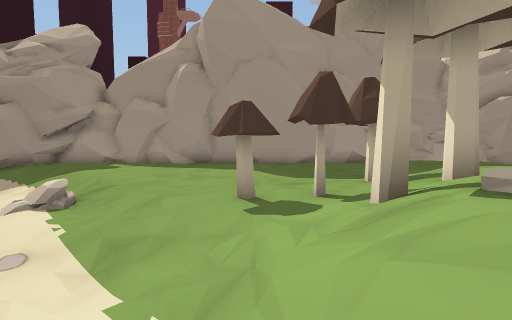
View 1 (above)

16 first-person views from a walk through a scene from a Unity 3-D project. The camera is 1.2 m above the floor, tilts 4° down and sees 85° across. The floor is counted in squares, 1 m on a side. Each view is taken from the middle of a square. On the plan, view 1 faces up. The plan holds only what a view shows up to about 13 squares ahead; the rest is blank. The place goes on beyond the plan. The player is left out. Some animated figures are left out. Some surface patterns are stand-ins.

View 2
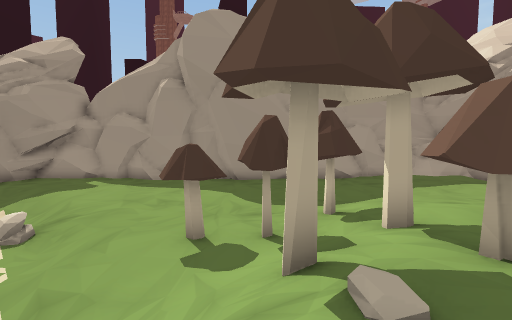

View 3
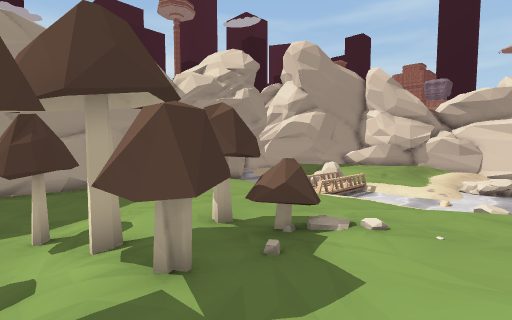

View 4
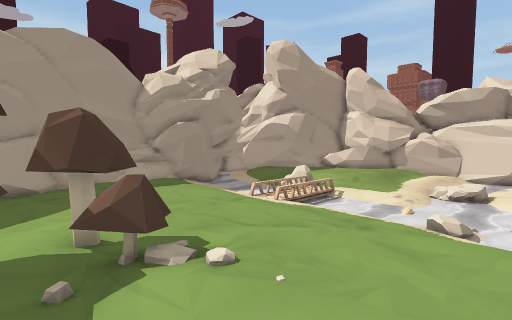

View 5
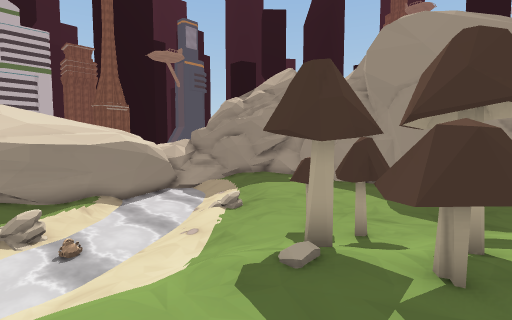

View 6
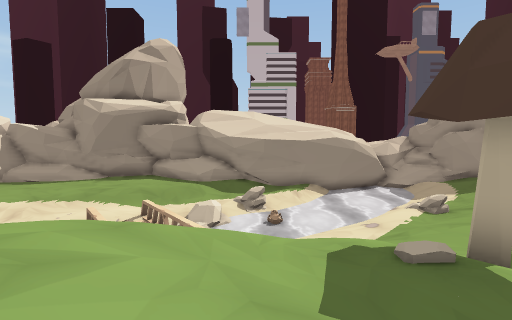

View 7
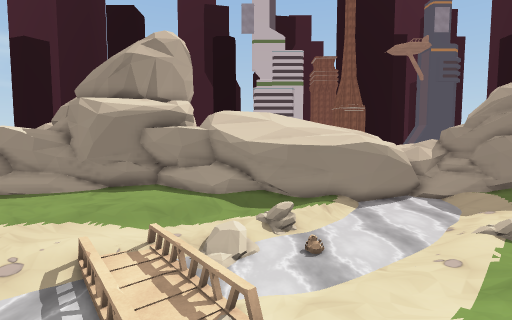

View 8
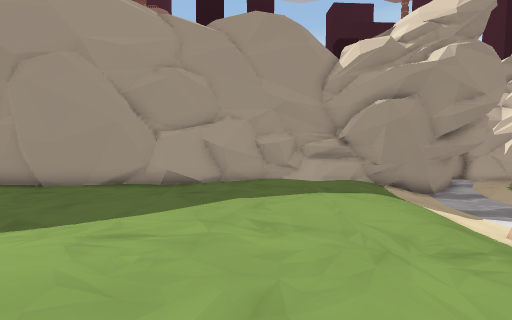

View 9
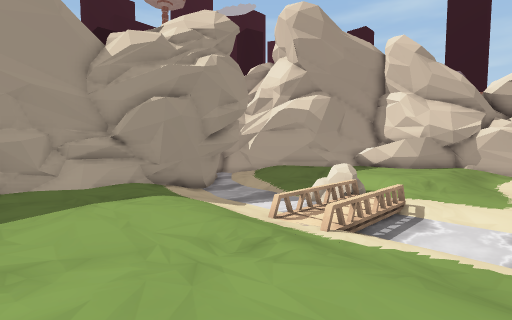

View 10
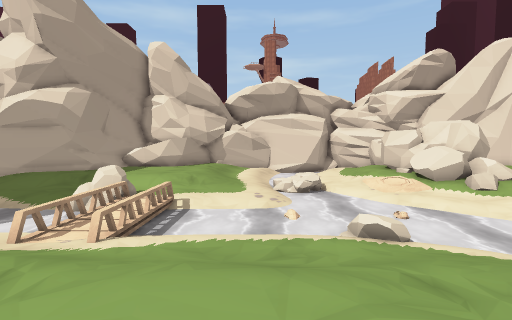

View 11
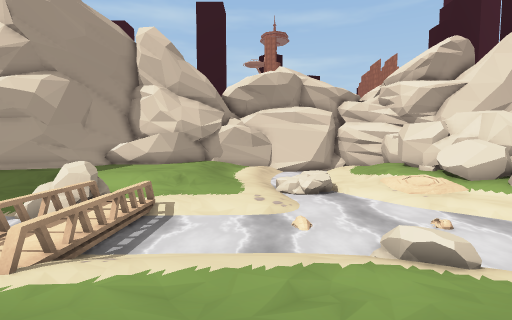

View 12
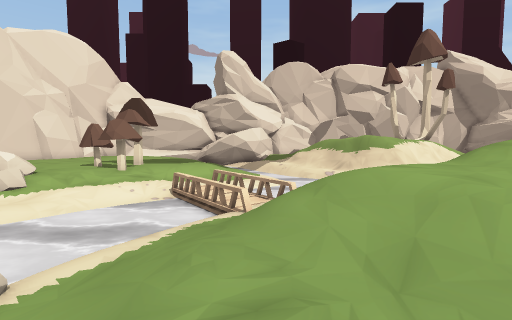

View 13
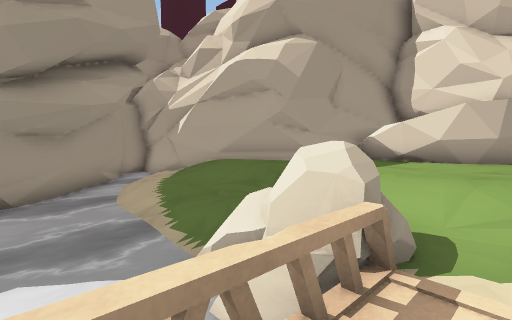

View 14
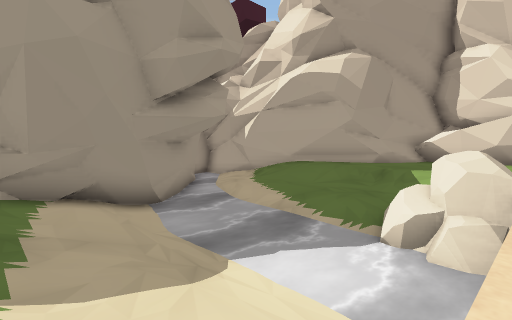

View 15
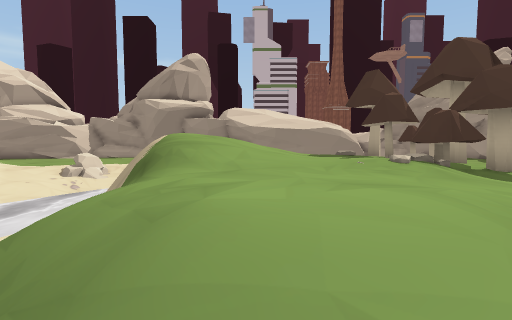

View 16
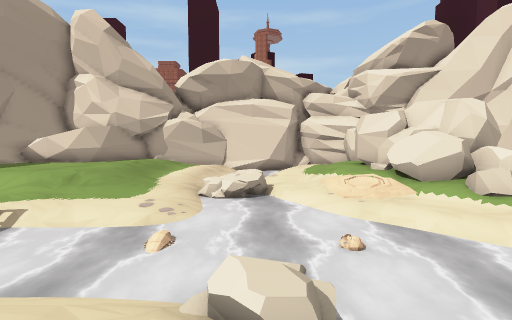

### Floor plan
Key: @ floor where view 1 was taken; # wall or solid block; x gap in a wall; . main floor; : floor 0.25 m higher than the main floor; - floor 0.25 m lower than the main floor; + floor 0.5 m higher than the main floor; _ floor 0.5 m lower than the main floor; * floor 0.75 m higher than the main floor; < floor 0.75 m lower than the main floor; % floor 1 m higher than the main floor; & floor 1.25 m higher than the main floor; $ floor 1.5 m higher than the main floor; / step, stairs or slope; = window, fence, low wall or low ledge; ≈ slime the walk keeps out of; ^ raised ledge; v drop or lower ground; T thing the floor can be seen under or through; O other object.
Columns run from 10 left of view 1 to 25 right of it. Each row starts with its distance up from view 1.
 21                                ≈
 20                              ##≈#
 19                             ##≈/#
 18                             #≈/_#
 17                    ####   ###≈__##
 16                  ####=#####≈≈/_/##
 15                ####.////-_≈≈≈__/.#
 14         #########......-_<≈≈≈__/.###
 13 #.....  ...............-_<≈≈≈_-/..#=
 12 #......................-_<≈≈≈_-....=
 11 -......................-_<≈≈O__/...#
 10 --/....................-_<≈≈OO /...#
  9 //--/...........::.....-=##===_/....
  8 ≈≈/--/........::::::...-______-.....
  7 ≈≈≈/--/..... T:++::::..-=#≈==__/....
  6 ≈≈≈≈////.. TTT++++::::.--<≈≈≈__/.///
  5 ≈≈≈≈≈/--..TTTT***++:::/--<≈≈≈___--__
  4 ≈≈≈≈≈≈/-/..//x*##*+:::/__<≈≈≈_______
  3 #≈≈≈≈≈/_-/:/####=*/:::/__<≈≈≈<<≈/≈≈
  2 #_≈≈≈≈≈/_///###=/**//./__≈≈≈≈≈≈≈
  1 #__≈≈≈≈≈_///***%%**//:.-_-≈≈≈≈≈≈.O
  0 #__O≈≈≈≈//@/%%%%%***///__≈≈≈≈≈≈≈___
 -1 # __<≈≈≈<O /&&&&%%**///_≈≈≈≈≈≈_____
 -2 #=-__O≈≈=_ =/$$&/**///_/≈≈≈≈≈___-..
 -3 ##.-_#===#  = $///// =/≈≈≈≈≈__#==##
 -4 = .-_====≈     =     v=≈≈≈≈<_ ^^^###
 -5  ...-_==≈            ===≈≈<_-=^^##
 -6  ...--  ≈            ≈===<_--==###
 -7  ....--  ≈≈≈≈≈≈≈    ≈≈===_--.####
 -8  .....-  _≈≈≈≈≈     ≈≈#=_-###
 -9 #.         ≈≈≈      ≈     ##

Where each view was taken, in squares from view 1:
view 1: 0 up, 0 right, facing up
view 2: 0 up, 1 right, facing up
view 3: 0 up, 2 right, facing up-right
view 4: 1 down, 4 right, facing up-right
view 5: 1 down, 4 right, facing up-left
view 6: 0 up, 5 right, facing left
view 7: 1 down, 3 right, facing left
view 8: 3 up, 8 right, facing up
view 9: 4 up, 8 right, facing up-right
view 10: 4 up, 8 right, facing right
view 11: 4 up, 10 right, facing right
view 12: 4 up, 11 right, facing down
view 13: 8 up, 16 right, facing up-right
view 14: 9 up, 13 right, facing up-right
view 15: 1 down, 11 right, facing left
view 16: 1 up, 12 right, facing right
